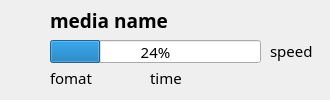
<?xml version="1.0" encoding="UTF-8"?>
<ui version="4.0">
 <class>TaskItem</class>
 <widget class="QWidget" name="TaskItem">
  <property name="geometry">
   <rect>
    <x>0</x>
    <y>0</y>
    <width>330</width>
    <height>100</height>
   </rect>
  </property>
  <property name="font">
   <font>
    <family>Century Gothic</family>
    <pointsize>11</pointsize>
   </font>
  </property>
  <property name="windowTitle">
   <string>Form</string>
  </property>
  <widget class="QLabel" name="task_name">
   <property name="geometry">
    <rect>
     <x>50</x>
     <y>10</y>
     <width>261</width>
     <height>21</height>
    </rect>
   </property>
   <property name="font">
    <font>
     <pointsize>14</pointsize>
     <weight>75</weight>
     <bold>true</bold>
    </font>
   </property>
   <property name="text">
    <string>media name</string>
   </property>
  </widget>
  <widget class="QProgressBar" name="task_progress_bar">
   <property name="geometry">
    <rect>
     <x>50</x>
     <y>40</y>
     <width>211</width>
     <height>23</height>
    </rect>
   </property>
   <property name="value">
    <number>24</number>
   </property>
  </widget>
  <widget class="QLabel" name="task_speed">
   <property name="geometry">
    <rect>
     <x>270</x>
     <y>40</y>
     <width>51</width>
     <height>21</height>
    </rect>
   </property>
   <property name="text">
    <string>speed</string>
   </property>
  </widget>
  <widget class="QLabel" name="task_format">
   <property name="geometry">
    <rect>
     <x>50</x>
     <y>70</y>
     <width>91</width>
     <height>16</height>
    </rect>
   </property>
   <property name="text">
    <string>fomat</string>
   </property>
  </widget>
  <widget class="QLabel" name="task_time">
   <property name="geometry">
    <rect>
     <x>150</x>
     <y>70</y>
     <width>141</width>
     <height>16</height>
    </rect>
   </property>
   <property name="text">
    <string>time</string>
   </property>
  </widget>
 </widget>
 <resources/>
 <connections/>
</ui>
